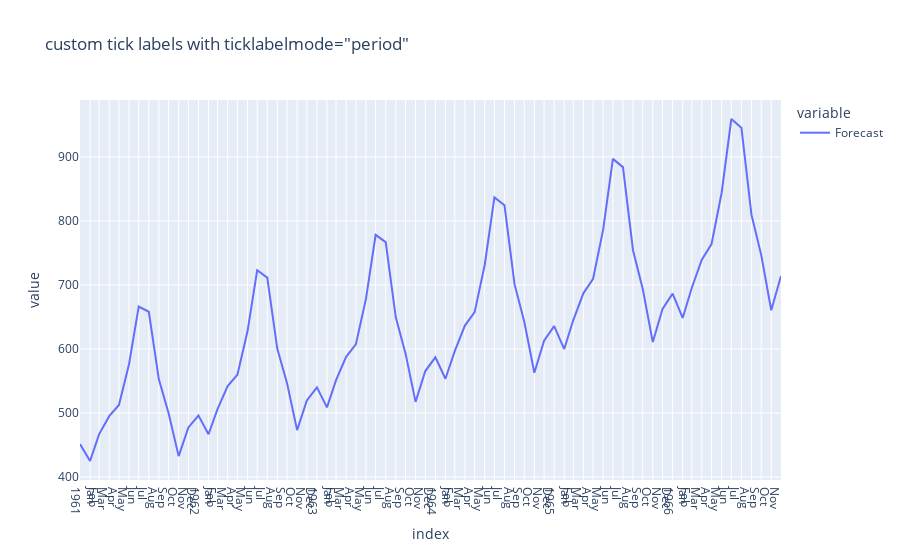

Notebook code for this chart:
### Code cell
import plotly.express as px
df = px.data.stocks()
fig = px.line(forecast,
              title='custom tick labels with ticklabelmode="period"')
fig.update_xaxes(
    dtick="M1",
    tickformat="%b\n%Y",
    ticklabelmode="period")
fig.show()
